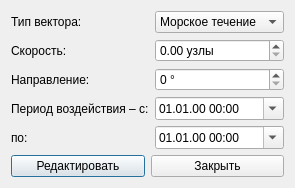
<?xml version="1.0" encoding="UTF-8"?>
<ui version="4.0">
 <class>CurrentVectorForm</class>
 <widget class="QDialog" name="CurrentVectorForm">
  <property name="windowTitle">
   <string>Редактировать вектор течения</string>
  </property>
  <layout class="QFormLayout" name="formLayout">
   <item row="0" column="0">
    <widget class="QLabel" name="labelType">
     <property name="text"><string>Тип вектора:</string></property>
    </widget>
   </item>
   <item row="0" column="1">
    <widget class="QComboBox" name="comboType">
     <item><property name="text"><string>Морское течение</string></property></item>
     <item><property name="text"><string>Приливное</string></property></item>
     <item><property name="text"><string>Отливное</string></property></item>
     <item><property name="text"><string>Наблюдаемое</string></property></item>
     <item><property name="text"><string>Другое</string></property></item>
    </widget>
   </item>
   <item row="1" column="0">
    <widget class="QLabel" name="labelSpeed">
     <property name="text"><string>Скорость:</string></property>
    </widget>
   </item>
   <item row="1" column="1">
    <widget class="QDoubleSpinBox" name="spinSpeed">
     <property name="suffix"><string> узлы</string></property>
    </widget>
   </item>
   <item row="2" column="0">
    <widget class="QLabel" name="labelDir">
     <property name="text"><string>Направление:</string></property>
    </widget>
   </item>
   <item row="2" column="1">
    <widget class="QSpinBox" name="spinDirection">
     <property name="suffix"><string> °</string></property>
    </widget>
   </item>
   <item row="3" column="0">
    <widget class="QLabel" name="labelFrom">
     <property name="text"><string>Период воздействия – с:</string></property>
    </widget>
   </item>
   <item row="3" column="1">
    <widget class="QDateTimeEdit" name="dateFrom">
     <property name="calendarPopup"><bool>true</bool></property>
     <property name="displayFormat"><string>dd.MM.yy HH:mm</string></property>
    </widget>
   </item>
   <item row="4" column="0">
    <widget class="QLabel" name="labelTo">
     <property name="text"><string>по:</string></property>
    </widget>
   </item>
   <item row="4" column="1">
    <widget class="QDateTimeEdit" name="dateTo">
     <property name="calendarPopup"><bool>true</bool></property>
     <property name="displayFormat"><string>dd.MM.yy HH:mm</string></property>
    </widget>
   </item>
   <item row="5" column="0" colspan="2">
    <layout class="QHBoxLayout" name="buttonLayout">
     <item>
      <widget class="QPushButton" name="buttonEdit">
       <property name="text"><string>Редактировать</string></property>
      </widget>
     </item>
     <item>
      <widget class="QPushButton" name="buttonClose">
       <property name="text"><string>Закрыть</string></property>
      </widget>
     </item>
    </layout>
   </item>
  </layout>
 </widget>
 <resources/>
 <connections/>
</ui>
